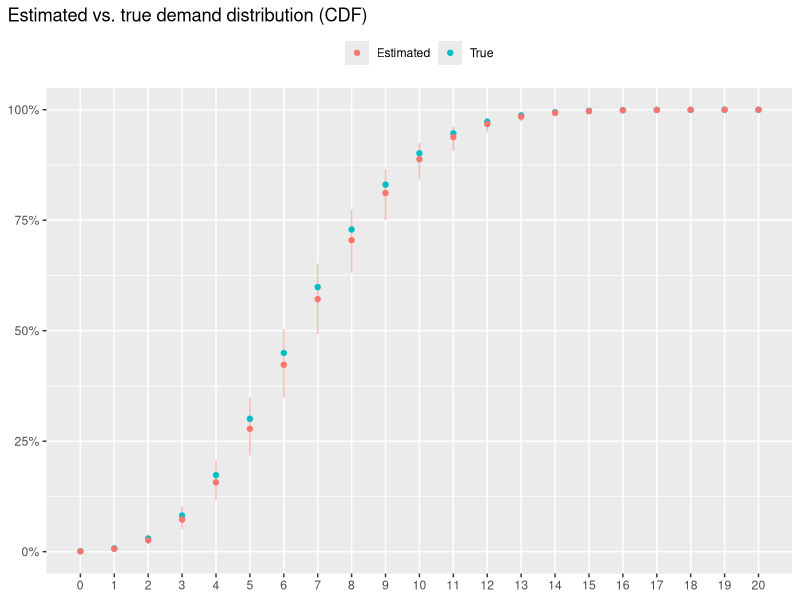
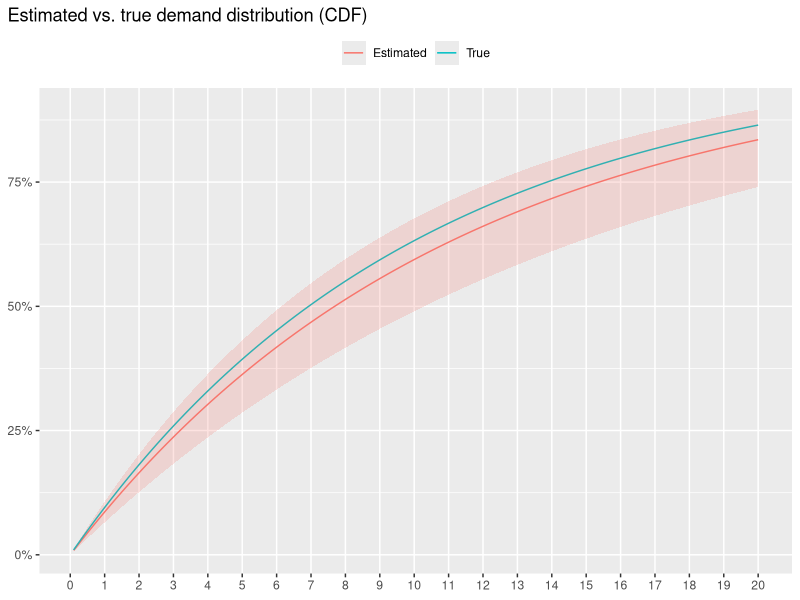
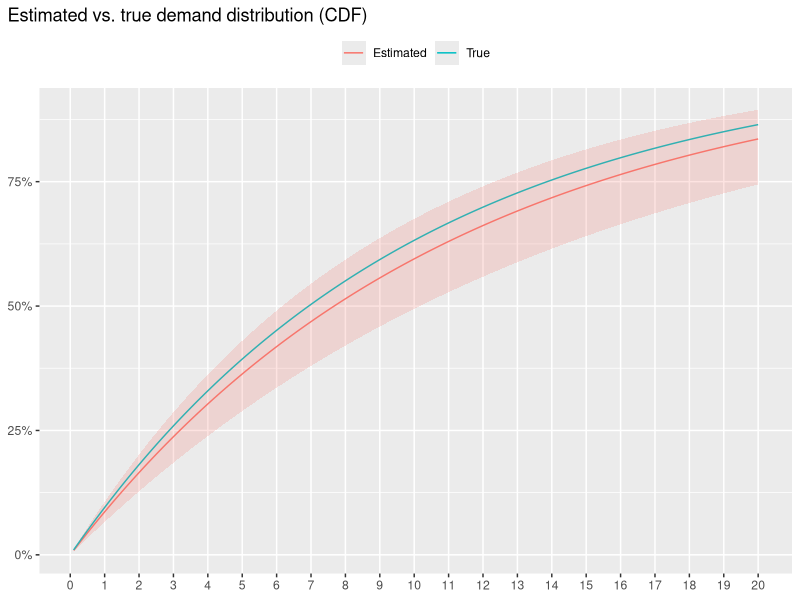

Recreate these plots in R, in order.
## ---- chunk 1
library(ggplot2)
library(dplyr)
library(tidyr)
library(stringr)
library(rlang)
library(purrr)
## ---- chunk 2
set.seed(32)
N <- 100
lambda_true <- 7
daily_inventory <- 10L
observed <- tibble(
  day = seq_len(N),
  daily_sales = pmin(rpois(N, 7), daily_inventory),
  sold_out = if_else(daily_sales < daily_inventory, 0, 1)
)
## ---- chunk 3
observed %>%
  slice(1:10) %>%
  knitr::kable(
    caption = "첫 열흘 동안의 판매량 기록"
  )
## ---- chunk 4
fn_loglik <- function(lambda, y, rc) {
  sum(dpois(y, lambda, log = TRUE) * (1 - rc) +
    ppois(y - 1L, lambda, lower.tail = FALSE, log.p = TRUE) * rc)
}
## ---- chunk 5
y <- observed %>% pull(daily_sales)
rc <- observed %>% pull(sold_out)

res <- optim(
  par = 5,
  fn = fn_loglik,
  control = list(fnscale = -1),
  hessian = TRUE,
  y = y, rc = rc
)

lambda_estimate <- res$par
lambda_se <- drop(sqrt(- 1 / res$hessian))
## ---- chunk 6
bind_rows(
  tibble(
    demand = c(0L:20L),
    cdf = ppois(demand, lambda_true),
    type = "True"
  ),
  tibble(
    demand = 0L:20L,
    cdf = ppois(demand, lambda_estimate),
    cdf_min = ppois(demand, lambda_estimate - 1.96 * lambda_se),
    cdf_max = ppois(demand, lambda_estimate + 1.96 * lambda_se),
    type = "Estimated"
  )
) %>%
  ggplot(aes(x = demand, y = cdf)) +
  geom_linerange(aes(ymin = cdf_min, ymax = cdf_max, color = type),
              data = . %>% filter(type == "Estimated"),
              alpha = 0.5, show.legend = FALSE) +
  geom_point(aes(color = type)) +
  scale_x_continuous(breaks = 0L:20, minor_breaks = NULL) +
  scale_y_continuous(labels = scales::percent) +
  labs(
    x = NULL,
    y = NULL,
    color = NULL,
    title = "Estimated vs. true demand distribution (CDF)"
  ) +
  theme(
    plot.title.position = "plot",
    legend.position = "top"
  )
## ---- chunk 7
set.seed(3)
N <- 100
lambda_true <- 1 / 10
min_tilde <- 10
max_tilde <- 15

observed <- tibble(
  customer = seq_len(N),
  budget = rexp(N, lambda_true),
  offer = runif(N, min_tilde, max_tilde),
  is_accepted = if_else(offer <= budget, 1, 0),
  is_rejected = if_else(offer > budget, 1, 0)
)
## ---- chunk 8
observed %>%
  slice(1:10) %>%
  knitr::kable(
    caption = "첫 열 명의 구매자와의 거래 결과",
    digits = 2
  )
## ---- chunk 9
fn_loglik <- function(lambda, y, lc, rc) {
  sum(pexp(y, lambda, lower.tail = TRUE, log.p = TRUE) * lc +
    pexp(y, lambda, lower.tail = FALSE, log.p = TRUE) * rc)
}
## ---- chunk 10
y <- observed %>% pull(offer)
lc <- observed %>% pull(is_rejected)
rc <- observed %>% pull(is_accepted)

res <- optim(
  par = 1 / 20,
  fn = fn_loglik,
  control = list(fnscale = -1),
  hessian = TRUE,
  y = y, lc = lc, rc = rc
)

lambda_estimate <- res$par
lambda_se <- drop(sqrt(- 1 / res$hessian))
## ---- chunk 11
bind_rows(
  tibble(
    price = seq(0.1, 20, by = 0.1),
    cdf = pexp(price, lambda_true),
    type = "True"
  ),
  tibble(
    price = seq(0.1, 20, by = 0.1),
    cdf = pexp(price, lambda_estimate),
    cdf_min = pexp(price, lambda_estimate + 1.96 * lambda_se),
    cdf_max = pexp(price, lambda_estimate - 1.96 * lambda_se),
    type = "Estimated"
  )
) %>%
  ggplot(aes(x = price, y = cdf)) +
  geom_line(aes(color = type)) +
  geom_ribbon(aes(ymin = cdf_min, ymax = cdf_max, fill = type),
              data = . %>% filter(type == "Estimated"),
              alpha = 0.2, show.legend = FALSE) +
  scale_x_continuous(breaks = 0L:20, minor_breaks = NULL) +
  scale_y_continuous(labels = scales::percent) +
  labs(
    x = NULL,
    y = NULL,
    color = NULL,
    title = "Estimated vs. true demand distribution (CDF)"
  ) +
  theme(
    plot.title.position = "plot",
    legend.position = "top"
  )
## ---- chunk 12
set.seed(3)
N <- 100
lambda_true <- 1 / 10
min_tilde <- 10
max_tilde <- 15
discount <- 0.3

observed <- tibble(
  customer = seq_len(N),
  budget = rexp(N, lambda_true),
  first_offer = runif(N, min_tilde, max_tilde),
  is_first_accepted = if_else(first_offer <= budget, 1, 0),
  second_offer = if_else(is_first_accepted == 1, NA_real_, first_offer * (1 - discount)),
  is_second_accepted = if_else(second_offer <= budget, 1, 0),
  is_rejected = 1 - pmax(is_first_accepted, is_second_accepted, na.rm = TRUE)
) %>%
  mutate(
    lower_bound = if_else(
      is_first_accepted == 1,
      first_offer,
      if_else(is_second_accepted == 1, second_offer, 0)
    ),
    upper_bound = if_else(
      is_first_accepted == 1,
      Inf,
      if_else(is_second_accepted == 1, first_offer, second_offer)
    )
  )
## ---- chunk 13
observed %>%
  slice(1:10) %>%
  knitr::kable(
    caption = "첫 열 명의 구매자와의 거래 결과",
    digits = 2
  ) %>%
  kableExtra::kable_styling(font_size = 9)
## ---- chunk 14
fn_loglik <- function(lambda, lb, ub) {
  sum(log(
    pexp(ub, lambda) - pexp(lb, lambda)
  ))
}
## ---- chunk 15
lb <- observed %>% pull(lower_bound)
ub <- observed %>% pull(upper_bound)

res <- optim(
  par = 1 / 20,
  fn = fn_loglik,
  control = list(fnscale = -1),
  hessian = TRUE,
  lb = lb, ub = ub
)

lambda_estimate <- res$par
lambda_se <- drop(sqrt(- 1 / res$hessian))
## ---- chunk 16
bind_rows(
  tibble(
    price = seq(0.1, 20, by = 0.1),
    cdf = pexp(price, lambda_true),
    type = "True"
  ),
  tibble(
    price = seq(0.1, 20, by = 0.1),
    cdf = pexp(price, lambda_estimate),
    cdf_min = pexp(price, lambda_estimate + 1.96 * lambda_se),
    cdf_max = pexp(price, lambda_estimate - 1.96 * lambda_se),
    type = "Estimated"
  )
) %>%
  ggplot(aes(x = price, y = cdf)) +
  geom_line(aes(color = type)) +
  geom_ribbon(aes(ymin = cdf_min, ymax = cdf_max, fill = type),
              data = . %>% filter(type == "Estimated"),
              alpha = 0.2, show.legend = FALSE) +
  scale_x_continuous(breaks = 0L:20, minor_breaks = NULL) +
  scale_y_continuous(labels = scales::percent) +
  labs(
    x = NULL,
    y = NULL,
    color = NULL,
    title = "Estimated vs. true demand distribution (CDF)"
  ) +
  theme(
    plot.title.position = "plot",
    legend.position = "top"
  )
